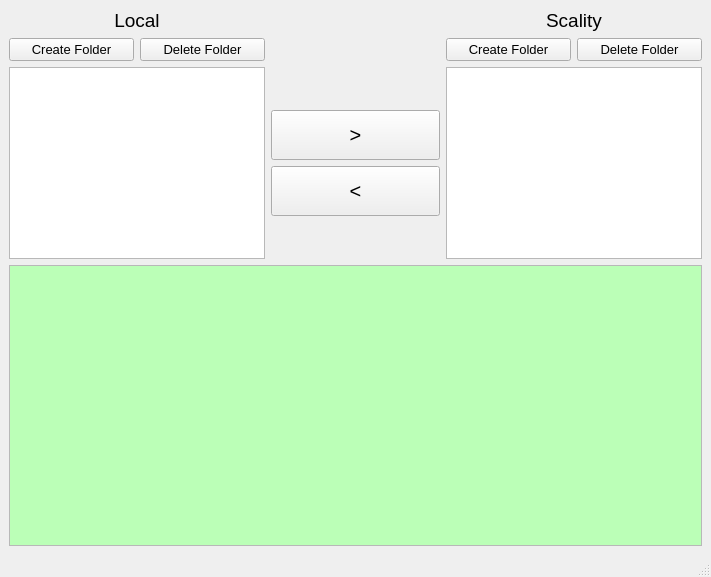
<?xml version="1.0" encoding="UTF-8"?>
<ui version="4.0">
 <class>MainWindow</class>
 <widget class="QMainWindow" name="MainWindow">
  <property name="geometry">
   <rect>
    <x>0</x>
    <y>0</y>
    <width>711</width>
    <height>577</height>
   </rect>
  </property>
  <property name="windowTitle">
   <string>MainWindow</string>
  </property>
  <widget class="QWidget" name="centralwidget">
   <layout class="QGridLayout" name="gridLayout">
    <item row="2" column="5">
     <widget class="QPushButton" name="PB_sc_delete">
      <property name="font">
       <font>
        <pointsize>10</pointsize>
       </font>
      </property>
      <property name="text">
       <string>Delete Folder</string>
      </property>
     </widget>
    </item>
    <item row="2" column="4">
     <widget class="QPushButton" name="PB_sc_create">
      <property name="font">
       <font>
        <pointsize>10</pointsize>
       </font>
      </property>
      <property name="text">
       <string>Create Folder</string>
      </property>
     </widget>
    </item>
    <item row="3" column="4" rowspan="6" colspan="2">
     <widget class="QTreeView" name="scality_fs_tree">
      <property name="sizePolicy">
       <sizepolicy hsizetype="Preferred" vsizetype="Preferred">
        <horstretch>0</horstretch>
        <verstretch>0</verstretch>
       </sizepolicy>
      </property>
      <property name="styleSheet">
       <string notr="true"/>
      </property>
      <property name="sizeAdjustPolicy">
       <enum>QAbstractScrollArea::AdjustIgnored</enum>
      </property>
      <property name="editTriggers">
       <set>QAbstractItemView::NoEditTriggers</set>
      </property>
      <property name="selectionMode">
       <enum>QAbstractItemView::MultiSelection</enum>
      </property>
      <property name="headerHidden">
       <bool>true</bool>
      </property>
     </widget>
    </item>
    <item row="3" column="0" rowspan="6" colspan="2">
     <widget class="QTreeView" name="local_fs_tree">
      <property name="sizePolicy">
       <sizepolicy hsizetype="Preferred" vsizetype="Preferred">
        <horstretch>0</horstretch>
        <verstretch>0</verstretch>
       </sizepolicy>
      </property>
      <property name="styleSheet">
       <string notr="true"/>
      </property>
      <property name="sizeAdjustPolicy">
       <enum>QAbstractScrollArea::AdjustIgnored</enum>
      </property>
      <property name="editTriggers">
       <set>QAbstractItemView::NoEditTriggers</set>
      </property>
      <property name="selectionMode">
       <enum>QAbstractItemView::MultiSelection</enum>
      </property>
      <property name="headerHidden">
       <bool>true</bool>
      </property>
     </widget>
    </item>
    <item row="0" column="4" colspan="2">
     <widget class="QLabel" name="label_2">
      <property name="font">
       <font>
        <pointsize>14</pointsize>
       </font>
      </property>
      <property name="text">
       <string>Scality</string>
      </property>
      <property name="alignment">
       <set>Qt::AlignCenter</set>
      </property>
     </widget>
    </item>
    <item row="0" column="0" colspan="2">
     <widget class="QLabel" name="label">
      <property name="font">
       <font>
        <pointsize>14</pointsize>
       </font>
      </property>
      <property name="text">
       <string>Local</string>
      </property>
      <property name="alignment">
       <set>Qt::AlignCenter</set>
      </property>
     </widget>
    </item>
    <item row="2" column="0">
     <widget class="QPushButton" name="PB_fs_create">
      <property name="font">
       <font>
        <pointsize>10</pointsize>
        <weight>50</weight>
        <bold>false</bold>
       </font>
      </property>
      <property name="text">
       <string>Create Folder</string>
      </property>
     </widget>
    </item>
    <item row="2" column="1">
     <widget class="QPushButton" name="PB_fs_delete">
      <property name="font">
       <font>
        <pointsize>10</pointsize>
       </font>
      </property>
      <property name="text">
       <string>Delete Folder</string>
      </property>
     </widget>
    </item>
    <item row="10" column="0" colspan="6">
     <widget class="QTextBrowser" name="TB_status">
      <property name="palette">
       <palette>
        <active>
         <colorrole role="Base">
          <brush brushstyle="SolidPattern">
           <color alpha="255">
            <red>187</red>
            <green>255</green>
            <blue>183</blue>
           </color>
          </brush>
         </colorrole>
        </active>
        <inactive>
         <colorrole role="Base">
          <brush brushstyle="SolidPattern">
           <color alpha="255">
            <red>187</red>
            <green>255</green>
            <blue>183</blue>
           </color>
          </brush>
         </colorrole>
        </inactive>
        <disabled>
         <colorrole role="Base">
          <brush brushstyle="SolidPattern">
           <color alpha="255">
            <red>240</red>
            <green>240</green>
            <blue>240</blue>
           </color>
          </brush>
         </colorrole>
        </disabled>
       </palette>
      </property>
     </widget>
    </item>
    <item row="6" column="2" colspan="2">
     <widget class="QPushButton" name="PB_download">
      <property name="sizePolicy">
       <sizepolicy hsizetype="Minimum" vsizetype="Preferred">
        <horstretch>0</horstretch>
        <verstretch>0</verstretch>
       </sizepolicy>
      </property>
      <property name="minimumSize">
       <size>
        <width>0</width>
        <height>50</height>
       </size>
      </property>
      <property name="font">
       <font>
        <pointsize>15</pointsize>
       </font>
      </property>
      <property name="text">
       <string>&lt;</string>
      </property>
     </widget>
    </item>
    <item row="5" column="2" colspan="2">
     <widget class="QPushButton" name="PB_upload">
      <property name="sizePolicy">
       <sizepolicy hsizetype="Minimum" vsizetype="Preferred">
        <horstretch>0</horstretch>
        <verstretch>0</verstretch>
       </sizepolicy>
      </property>
      <property name="minimumSize">
       <size>
        <width>0</width>
        <height>50</height>
       </size>
      </property>
      <property name="font">
       <font>
        <pointsize>15</pointsize>
       </font>
      </property>
      <property name="text">
       <string>&gt;</string>
      </property>
     </widget>
    </item>
   </layout>
  </widget>
  <widget class="QStatusBar" name="statusbar"/>
 </widget>
 <resources/>
 <connections/>
</ui>
